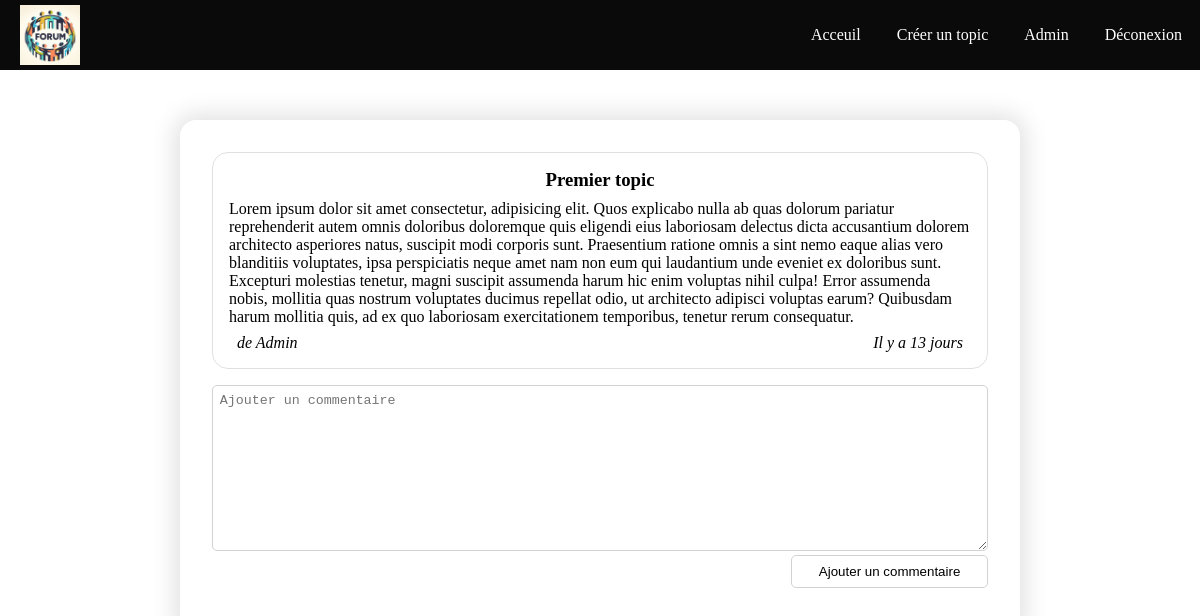
Page /view-topic.php?id=1 (signed in) on the committed database.
### tables this page shows
CREATE TABLE IF NOT EXISTS `topic` (
  `id_topic` int NOT NULL AUTO_INCREMENT,
  `title_topic` varchar(255) DEFAULT NULL,
  `message_topic` text,
  `date_topic` varchar(16) DEFAULT NULL,
  `id_user` int DEFAULT NULL,
  PRIMARY KEY (`id_topic`),
  KEY `id_user` (`id_user`)
);

CREATE TABLE IF NOT EXISTS `user` (
  `id_user` int NOT NULL AUTO_INCREMENT,
  `mail_user` varchar(320) NOT NULL,
  `pseudo_user` varchar(16) NOT NULL,
  `password_user` varchar(64) NOT NULL,
  `role_user` tinyint(1) NOT NULL DEFAULT '0',
  PRIMARY KEY (`id_user`)
);

### includes/functions/format-date-diff.php (called while the page is built, shortened)
<?php
function formatDateDiff($date) {
    $diff = time() - DateTime::createFromFormat('d/m/Y H:i', $date)->getTimestamp();
    $oneMinute = 60;
    $oneHours = 60 * 60;
    $oneDay = 60 * 60 * 24;
    $oneMonth = 60 * 60 * 24 * 30;
    $oneYear = 60 * 60 * 24 * 365;
    $res = "il y a moins d'une minute";
    $diff > $oneMinute && $res = "Il y a 1 minute";
    $diff > $oneMinute * 2 && $res = "Il y a ".round($diff / $oneMinute)." minutes";
    $diff > $oneHours && $res = "Il y a 1 heure";
    $diff > $oneHours * 2 && $res = "Il y a ".round($diff / $oneHours)." heures";
    $diff > $oneDay && $res = "Il y a 1 jour";
    $diff > $oneDay * 2 && $res = "Il y a ".round($diff / $oneDay)." jours";
    $diff > $oneMonth && $res = "Il y a ".round($diff / $oneMonth)." mois";
    $diff > $oneYear && $res = "Il y a plus d'un ans";
    return $res;
}
?>

### view-topic.php (the view, shortened to what this page needs)
<?php
    require_once 'includes/bdd.php';
    require_once 'includes/functions/format-date-diff.php';
    $req = $bdd->prepare("SELECT title_topic, message_topic, date_topic, pseudo_user FROM topic INNER JOIN user ON topic.id_user = user.id_user WHERE id_topic = ".$_GET['id']);
    $req->execute();
    $topic = $req->fetch(PDO::FETCH_ASSOC);
?>
<!DOCTYPE html>
<html lang="fr">
<head>
    <?php require_once 'includes/head.php'; ?>
    <link rel="stylesheet" href="assets/css/view-topic.css">
</head>
<body onload="getComment(<?=$_GET['id']?>)">
    <?php
    require_once 'includes/nav.php';
    ?>
    <section class="card-container">
        <article class="topic">
            <h3 class="topic-title"><?=$topic['title_topic']?></h3>
            <section class="topic-content"><?=$topic['message_topic']?></section>
            <section class="topic-author-and-date">
                <i>de <?=$topic['pseudo_user']?></i>
                <i><?=formatDateDiff($topic['date_topic'])?></i>
            </section>
        </article>
        <section class="add-comment">
            <textarea name="content-comment" id="content-comment" rows="10" placeholder="Ajouter un commentaire"></textarea>
            <section class="container-btn-submit">
                <button name="submit-comment" onclick="addComment(<?=$_GET['id']?>, <?=$_SESSION['id']?>)">Ajouter un commentaire</button>
            </section>
        </section>
    </section>
</body>
</html>

### assets/css/main.css (style rules this page uses)
* { padding: 0; margin: 0; box-sizing: border-box; }
body { padding-top: 120px; }
.card-container { width: 96%; margin-left: 2%; padding: 1em; box-shadow: 0 0 25px 5px rgba(0, 0, 0, 0.125); border-radius: 1rem; display: flex; flex-direction: column; align-items: center; }
@media (min-width: 600px) { .card-container { width: 85%; margin-left: 7.5%; padding: 1.5em; } }
@media (min-width: 1200px) { .card-container { width: 70%; margin-left: 15%; padding: 2em; } }

### assets/css/view-topic.css (style rules this page uses)
.topic { display: flex; flex-direction: column; margin-bottom: 1em; padding: 1em; border: 1px solid rgba(0, 0, 0, 0.125); border-radius: 1rem; width: 100%; }
.topic .topic-title { text-align: center; margin-bottom: 0.5em; }
.topic .topic-content { margin-bottom: 0.5em; width: 100%; }
.topic .topic-author-and-date { display: flex; flex-direction: row; justify-content: space-between; margin: 0 0.5em; }
.add-comment { width: 100%; margin-bottom: 1em; }
.add-comment textarea { width: 100%; border-radius: 5px; border: 1px solid rgb(210, 210, 210); outline: none; resize: vertical; padding: 0.5em; }
.add-comment .container-btn-submit { display: flex; justify-content: flex-end; }
.add-comment .container-btn-submit button { cursor: pointer; border-radius: 5px; background-color: transparent; border: 1px solid rgb(210, 210, 210); height: 2.5em; padding: 0 2em; }

### rows in the picture
topic: title_topic "Premier topic", message_topic "Lorem ipsum dolor sit amet consectetur, adipisicing elit. Quos explicabo nulla ab quas dolorum pariatur reprehenderit autem omnis doloribus doloremque quis eligendi eius laboriosam delectus dicta accusantium dolorem architecto asperiores natus, suscipit modi corporis sunt. Praesentium ratione omnis a sint nemo eaque alias vero blanditiis voluptates, ipsa perspiciatis neque amet nam non eum qui laudantium unde eveniet ex doloribus sunt. Excepturi molestias tenetur, magni suscipit assumenda harum hic enim voluptas nihil culpa! Error assumenda nobis, mollitia quas nostrum voluptates ducimus repellat odio, ut architecto adipisci voluptas earum? Quibusdam harum mollitia quis, ad ex quo…", id_user.pseudo_user "Admin", date_topic "Il y a 13 jours"
